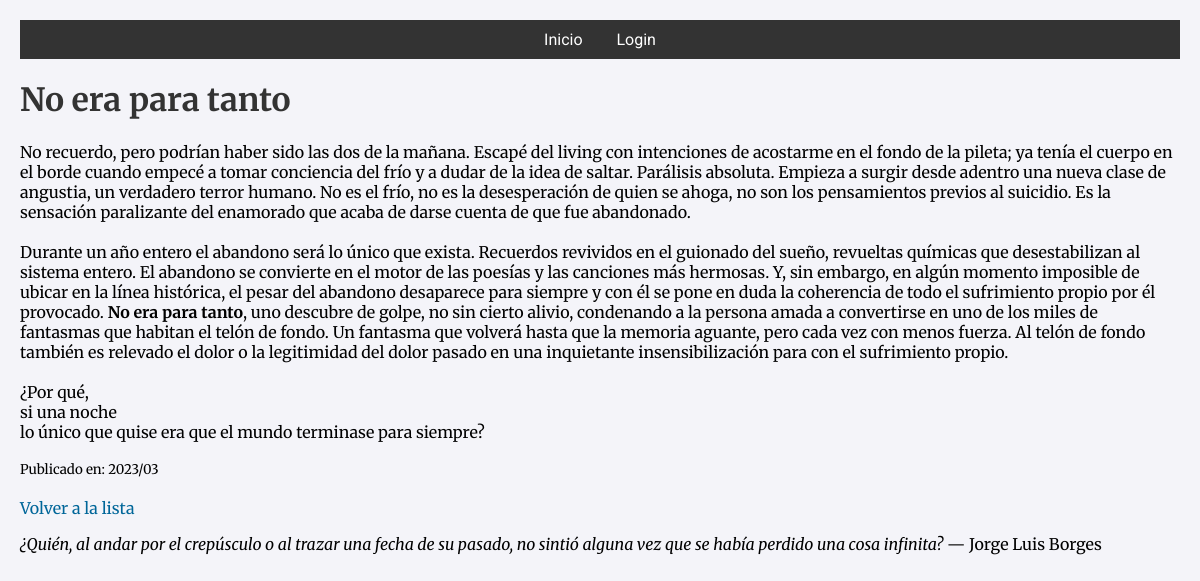
/post/6, run on the app's committed database.
### tables this page shows
CREATE TABLE posts
                     (id INTEGER PRIMARY KEY, title TEXT, content TEXT, 
                     audio TEXT, timestamp TEXT);

### app.py (the view)
@app.route('/post/<int:post_id>')
def post_detail(post_id):
    with sqlite3.connect('database.db') as conn:
        c = conn.cursor()
        c.execute('SELECT * FROM posts WHERE id = ?', (post_id,))
        post = c.fetchone()
    return render_template('post_detail.html', post=post, Markup=Markup)

### templates/post_detail.html (shortened to what this page needs)
{% extends "base.html" %}
{% block content %}
    <h1>{{ post[1] }}</h1>
    <p>{{ Markup(post[2]) }}</p>
    <small>Publicado en: {{ post[4] }}</small>
    <br>
    <br>
    <a href="{{ url_for('index') }}">Volver a la lista</a>
{% endblock %}

### static/css/style.css (style rules this page uses)
body { font-family: 'Merriweather', serif; margin: 20px; background-color: #f4f4f9; }
h1, h2 { color: #333; }
a { color: #006699; text-decoration: none; }

### data on the page
posts: title "No era para tanto", content "No recuerdo, pero podrían haber sido las dos de la mañana. Escapé del living con intenciones de acostarme en el fondo de la pileta; ya tenía el cuerpo en el borde cuando empecé a tomar conciencia del frío y a dudar de la idea de saltar. Parálisis absoluta. Empieza a surgir desde adentro una nueva clase de angustia, un verdadero terror humano. No es el frío, no es la desesperación de quien se ahoga, no son los pensamientos previos al suicidio. Es la sensación paralizante del enamorado que acaba de darse cuenta de que fue abandonado. Durante un año entero el abandono será lo único que exista. Recuerdos revividos en el guionado del sueño, revueltas químicas que desestabilizan al sistema…", timestamp "2023/03"
